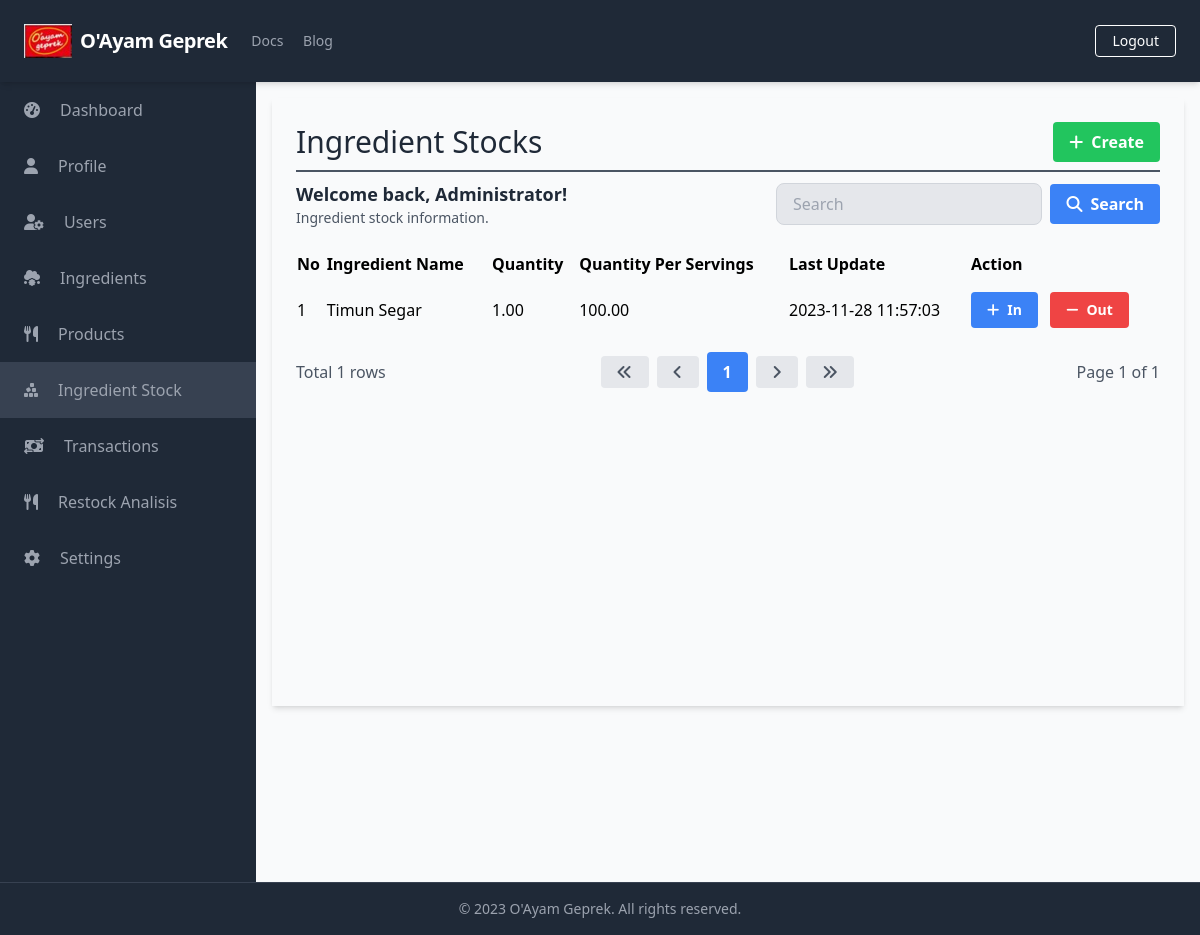
The app's page /manage_ingredient_stocks/manage_ingredient_stocks_list.php (signed in) with its own data.
### tables this page shows
CREATE TABLE `IngredientStocks` (
  `StockID` int(11) NOT NULL,
  `IngredientID` int(11) NOT NULL,
  `Quantity` decimal(10,2) NOT NULL,
  `QuantityPerServings` decimal(10,2) NOT NULL,
  `LastUpdateStock` timestamp NOT NULL DEFAULT current_timestamp()
);

CREATE TABLE `Ingredients` (
  `IngredientID` int(11) NOT NULL,
  `IngredientName` varchar(255) NOT NULL,
  `PurchasePrice` decimal(10,2) NOT NULL,
  `QuantityPerPurchase` decimal(10,2) NOT NULL,
  `ServingsPerIngredient` int(11) NOT NULL,
  `HoldingCost` tinyint(1) NOT NULL,
  `HoldingCostPrice` decimal(10,2) DEFAULT NULL,
  `ShelfLife` int(11) DEFAULT NULL,
  `SupplierName` varchar(255) DEFAULT NULL,
  `Description` text DEFAULT NULL,
  `MinimumStock` int(11) DEFAULT NULL,
  `StorageLocation` varchar(50) DEFAULT NULL,
  `PurchaseUnit` varchar(50) NOT NULL
);

### database/connection.php (called while the page is built, shortened)
<?php
$baseUrl = "http://localhost/final_project_yayuk_2023/";

### public/manage_ingredient_stocks/manage_ingredient_stocks_list.php (the view, shortened to what this page needs)
<?php
require_once('../../database/connection.php');
?>
<?php include_once('../components/header.php'); ?>
<div class="h-screen flex flex-col">
    <?php include('../components/navbar.php'); ?>
    <div class="flex-grow bg-gray-50 flex flex-row shadow-md">
        <?php include('../components/sidebar.php'); ?>
        <main class=" bg-gray-50 flex flex-col flex-1 overflow-y-scroll h-screen flex-shrink-0 sc-hide pb-40">
            <div class="flex items-start justify-start p-6 shadow-md m-4 flex-1 flex-col">
                <div class="flex flex-row justify-between items-center w-full border-b-2 border-gray-600 mb-2 pb-2">
                    <h1 class="text-3xl text-gray-800 font-semibol w-full">Ingredient Stocks</h1>
                    <div class="flex flex-row justify-end items-center">
                        <a href="<?php echo $baseUrl; ?>public/manage_ingredient_stocks/manage_ingredient_stocks_add.php" class="bg-green-500 hover-bg-green-700 text-white font-bold py-2 px-4 rounded inline-flex items-center">
                            <i class="fas fa-plus mr-2"></i>
                            <span>Create</span>
                        </a>
                    </div>
                </div>
                <div class="flex flex-col w-full">
                    <div class="flex flex-row justify-between items-center w-full mb-2 pb-2">
                        <div>
                            <h2 class="text-lg text-gray-800 font-semibold">Welcome back, <?php echo $_SESSION['FullName']; ?>!</h2>
                            <p class="text-gray-600 text-sm">Ingredient stock information.</p>
                        </div>
                        <form class="flex items-center justify-end space-x-2 w-96">
                            <input type="text" name="search" class="bg-gray-200 focus-bg-white focus-outline-none border border-gray-300 rounded-lg py-2 px-4 block w-full appearance-none leading-normal" placeholder="Search" value="<?php echo isset($_GET['search']) ? $_GET['search'] : ''; ?>">
                            <button type="submit" class="bg-blue-500 hover-bg-blue-700 text-white font-bold py-2 px-4 rounded space-x-2 inline-flex items-center">
                                <i class="fas fa-search"></i>
                                <span>Search</span>
                            </button>
                        </form>
                    </div>
                    <table class="min-w-full">
                        <thead>
                            <tr>
                                <th class="text-left py-2">No</th>
                                <th class="text-left py-2">Ingredient Name</th>
                                <th class="text-left py-2">Quantity</th>
                                <th class="text-left py-2">Quantity Per Servings</th>
                                <th class="text-left py-2">Last Update</th>
                                <th class="text-left py-2">Action</th>
                            </tr>
                        </thead>
                        <tbody>
                            <?php
                            $searchTerm = isset($_GET['search']) ? $_GET['search'] : '';
                            $page = isset($_GET['page']) ? $_GET['page'] : 1;
                            $query = "SELECT IngStk.StockID, IngStk.IngredientID, IngStk.Quantity, IngStk.QuantityPerServings, IngStk.LastUpdateStock, I.IngredientName
                                FROM IngredientStocks IngStk
                                INNER JOIN Ingredients I ON IngStk.IngredientID = I.IngredientID
                                WHERE I.IngredientName LIKE '%$searchTerm%'
                                LIMIT 15 OFFSET " . ($page - 1) * 15;
                            $result = $conn->query($query);
                            $queryCount = "SELECT COUNT(*) AS count
                                FROM IngredientStocks IngStk
                                INNER JOIN Ingredients I ON IngStk.IngredientID = I.IngredientID
                                WHERE I.IngredientName LIKE '%$searchTerm%'";
                            $resultCount = $conn->query($queryCount);
                            $rowCount = $resultCount->fetch_assoc()['count'];
                            $totalPage = ceil($rowCount / 15);
                            $no = 1;
                            while ($row = $result->fetch_assoc()) {
                            ?>
                                <tr>
                                    <td class="py-2"><?php echo $no++; ?></td>
                                    <td class="py-2"><?php echo $row['IngredientName']; ?></td>
                                    <td class="py-2"><?php echo $row['Quantity']; ?></td>
                                    <td class="py-2"><?php echo $row['QuantityPerServings']; ?></td>
                                    <td class="py-2"><?php echo $row['LastUpdateStock']; ?></td>
                                    <td class='py-2'>
                                        <a href="<?php echo $baseUrl; ?>public/manage_ingredient_stocks/in.php?id=<?php echo $row['StockID']; ?>" class='bg-blue-500 hover-bg-blue-700 text-white font-bold py-2 px-4 rounded inline-flex items-center mr-2 text-sm'>
                                            <i class='fas fa-plus mr-2'></i>
                                            <span>In</span>
                                        </a>
                                        <a href="<?php echo $baseUrl; ?>public/manage_ingredient_stocks/out.php?id=<?php echo $row['StockID']; ?>" class='bg-red-500 hover-bg-red-700 text-white font-bold py-2 px-4 rounded inline-flex items-center text-sm'>
                                            <i class='fas fa-minus mr-2'></i>
                                            <span>Out</span>
                                        </a>
                                    </td>
                                </tr>
                            <?php
                            }
                            ?>
                        </tbody>
                    </table>
                    <div class="flex flex-row justify-between items-center w-full mt-4">
                        <div class="flex flex-row justify-start items-center">
                            <span class="text-gray-600">Total <?php echo $rowCount; ?> rows</span>
                        </div>
                        <div class="flex flex-row justify-end items-center space-x-2">
                            <a href="?page=1&search=<?php echo $searchTerm; ?>" class="bg-gray-200 hover-bg-gray-300 text-gray-600 font-bold py-2 px-4 rounded inline-flex items-center">
                                <i class="fas fa-angle-double-left"></i>
                            </a>
                            <a href="?page=<?php if ($page == 1) {
                                                echo $page;
                                            } else {
                                                echo $page - 1;
                                            } ?>&search=<?php echo $searchTerm; ?>" class="bg-gray-200 hover-bg-gray-300 text-gray-600 font-bold py-2 px-4 rounded inline-flex items-center">
                                <i class="fas fa-angle-left"></i>
                            </a>
                            <?php
                            $startPage = $page - 2;
                            $endPage = $page + 2;
                            if ($startPage < 1) {
                                $endPage += abs($startPage) + 1;
                                $startPage = 1;
                            }
                            if ($endPage > $totalPage) {
                                $startPage -= $endPage - $totalPage;
                                $endPage = $totalPage;
                            }
                            if ($startPage < 1) {
                                $startPage = 1;
                            }
                            for ($i = $startPage; $i <= $endPage; $i++) {
                                if ($i == $page) {
                                    echo "<a href='?page=$i&search=$searchTerm' class='bg-blue-500 hover-bg-blue-700 text-white font-bold py-2 px-4 rounded inline-flex items-center'>$i</a>";
                                } else {
                                    echo "<a href='?page=$i&search=$searchTerm' class='bg-gray-200 hover-bg-gray-300 text-gray-600 font-bold py-2 px-4 rounded inline-flex items-center'>$i</a>";
                                }
                            }
                            ?>
                            <a href="?page=<?php if ($page == $totalPage) {
                                                echo $page;
                                            } else {
                                                echo $page + 1;
                                            } ?>&search=<?php echo $searchTerm; ?>" class="bg-gray-200 hover-bg-gray-300 text-gray-600 font-bold py-2 px-4 rounded inline-flex items-center">
                                <i class="fas fa-angle-right"></i>
                            </a>
                            <a href="?page=<?php echo $totalPage; ?>&search=<?php echo $searchTerm; ?>" class="bg-gray-200 hover-bg-gray-300 text-gray-600 font-bold py-2 px-4 rounded inline-flex items-center">
                                <i class="fas fa-angle-double-right"></i>
                            </a>
                        </div>
                        <div class="flex flex-row justify-end items-center ml-2">
                            <span class="text-gray-600">Page <?php echo $page; ?> of <?php echo $totalPage; ?></span>
                        </div>
                    </div>
                </div>
        </main>
    </div>
    <?php include('../components/footer.php'); ?>
</div>
</body>
</html>

### records on screen
ingredientstocks: IngredientID.IngredientName "Timun Segar", Quantity "1.00", QuantityPerServings "100.00", LastUpdateStock "2023-11-28 11:57:03"

### other values on screen
$baseTitle "O'Ayam Geprek"
$_SESSION['FullName'] "Administrator"
$rowCount "1"
$page "1"
$totalPage "1"
